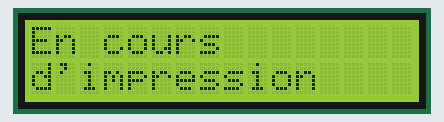
Bench run of a sketch on a simulated Arduino Uno, built with avr-gcc and run on an emulated ATmega328P. On the bench: 16×2 character LCD.

Above: at 0.1 s.

The sketch:

Test_lcd.ino
```cpp
#include <LiquidCrystal.h>

LiquidCrystal lcd(14,15,16,17,18,19);

void setup() {
  lcd.clear();
  lcd.begin(16,2);


}

void loop() {
  // put your main code here, to run repeatedly:
  lcd.setCursor(0,0);
  lcd.clear();
  lcd.print("En cours");
  lcd.setCursor(0,1);
  lcd.print("d'impression");
  delay(2000);
  lcd.clear();


}
```
